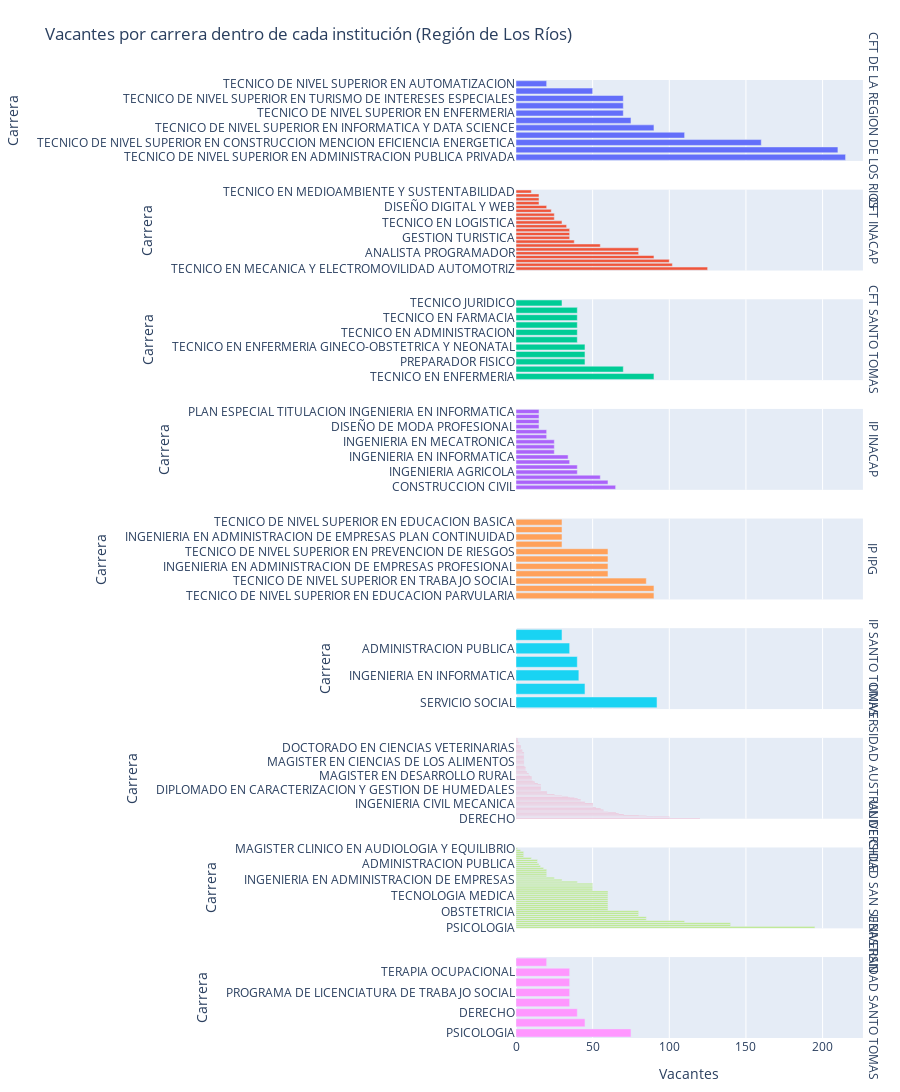

Notebook code cell kept with this figure:
### Markdown cell above
## Carreras por institución
Visualización facetada con todas las universidades/IES de la región y sus carreras ordenadas por vacantes.

### Code cell
carreras_por_ies = (
    los_rios.groupby(['nombre_ies', 'nombre_carrera'], as_index=False)
    .agg(vacantes_totales=('total_vacantes', 'sum'))
)
fig_carreras_por_ies = px.bar(
    carreras_por_ies.sort_values(['nombre_ies', 'vacantes_totales'], ascending=[True, False]),
    x='vacantes_totales',
    y='nombre_carrera',
    color='nombre_ies',
    orientation='h',
    facet_row='nombre_ies',
    title='Vacantes por carrera dentro de cada institución (Región de Los Ríos)',
    labels={'nombre_carrera': 'Carrera', 'vacantes_totales': 'Vacantes', 'nombre_ies': 'IES'}
)
fig_carreras_por_ies.update_layout(
    height=3200,
    showlegend=False,
    margin={'l': 120, 'r': 30, 't': 80, 'b': 50}
)
fig_carreras_por_ies.for_each_annotation(lambda a: a.update(text=a.text.split('=')[-1]))
fig_carreras_por_ies.update_yaxes(matches=None, automargin=True)
fig_carreras_por_ies

### Figure 1 — Plotly figure (JSON) as saved in the notebook; plotly's stock layout.template omitted (floating-point values rounded to 4 significant figures; data arrays with more than 128 entries replaced by an {"elided": "..."} marker saying what was removed)
{"data": [{"hovertemplate": "IES=CFT DE LA REGION DE LOS RIOS<br>Vacantes=%{x}<br>Carrera=%{y}<extra></extra>", "legendgroup": "CFT DE LA REGION DE LOS RIOS", "marker": {"color": "#636efa", "pattern": {"shape": ""}}, "name": "CFT DE LA REGION DE LOS RIOS", "orientation": "h", "showlegend": true, "textposition": "auto", "type": "bar", "x": [215, 210, 160, 110, 90, 75, 70, 70, 70, 50, 20], "xaxis": "x9", "y": ["TECNICO DE NIVEL SUPERIOR EN ADMINISTRACION PUBLICA PRIVADA", "TECNICO DE NIVEL SUPERIOR EN ELECTRICIDAD MENCION ENERGIAS RENOVABLES", "TECNICO DE NIVEL SUPERIOR EN CONSTRUCCION MENCION EFICIENCIA ENERGETICA", "TECNICO DE NIVEL SUPERIOR EN PODOLOGIA CLINICA", "TECNICO DE NIVEL SUPERIOR EN INFORMATICA Y DATA SCIENCE", "TECNICO DE NIVEL SUPERIOR EN AGROINDUSTRIA E INNOVACION ALIMENTARIA", "TECNICO DE NIVEL SUPERIOR EN ENFERMERIA", "TECNICO DE NIVEL SUPERIOR EN REFRIGERACION Y CLIMATIZACION", "TECNICO DE NIVEL SUPERIOR EN TURISMO DE INTERESES ESPECIALES", "TECNICO DE NIVEL SUPERIOR EN COMUNICACION AUDIOVISUAL", "TECNICO DE NIVEL SUPERIOR EN AUTOMATIZACION"], "yaxis": "y9"}, {"hovertemplate": "IES=CFT INACAP<br>Vacantes=%{x}<br>Carrera=%{y}<extra></extra>", "legendgroup": "CFT INACAP", "marker": {"color": "#EF553B", "pattern": {"shape": ""}}, "name": "CFT INACAP", "orientation": "h", "showlegend": true, "textposition": "auto", "type": "bar", "x": [125, 102, 100, 90, 80, 80, 55, 38, 35, 35, 35, 33, 30, 25, 25, 23, 20, 15, 15, 15, 10], "xaxis": "x8", "y": ["TECNICO EN MECANICA Y ELECTROMOVILIDAD AUTOMOTRIZ", "GASTRONOMIA", "ADMINISTRACION DE EMPRESAS", "TECNICO EN ENFERMERIA", "ANALISTA PROGRAMADOR", "TECNICO EN ELECTRICIDAD INDUSTRIAL", "TECNICO EN CONSTRUCCION", "TECNICO EN FARMACIA", "GESTION TURISTICA", "TECNICO AGRICOLA", "TECNICO EN PREVENCION DE RIESGOS Y GESTION DE EMERGENCIA", "HOTELERIA Y SERVICIOS", "TECNICO EN LOGISTICA", "PRODUCCION DE MODA Y TECNOLOGIA", "TECNICO EN TOPOGRAFIA Y GEOMATICA", "CONTABILIDAD GENERAL", "DISEÑO DIGITAL Y WEB", "TECNICO EN AUTOMATIZACION Y ROBOTICA", "TECNICO EN MANTENIMIENTO INDUSTRIAL", "TECNICO EN MECATRONICA", "TECNICO EN MEDIOAMBIENTE Y SUSTENTABILIDAD"], "yaxis": "y8"}, {"hovertemplate": "IES=CFT SANTO TOMAS<br>Vacantes=%{x}<br>Carrera=%{y}<extra></extra>", "legendgroup": "CFT SANTO TOMAS", "marker": {"color": "#00cc96", "pattern": {"shape": ""}}, "name": "CFT SANTO TOMAS", "orientation": "h", "showlegend": true, "textposition": "auto", "type": "bar", "x": [90, 70, 45, 45, 45, 40, 40, 40, 40, 40, 30], "xaxis": "x7", "y": ["TECNICO EN ENFERMERIA", "TECNICO EN EDUCACION PARVULARIA 1° Y 2° BASICO", "PREPARADOR FISICO", "TECNICO EN EDUCACION ESPECIAL", "TECNICO EN ENFERMERIA GINECO-OBSTETRICA Y NEONATAL", "LABORATORISTA DENTAL", "TECNICO EN ADMINISTRACION", "TECNICO EN ENFERMERIA Y PROCEDIMIENTOS DE APOYO A LA REHABILITACION", "TECNICO EN FARMACIA", "TECNICO EN LABORATORIO CLINICO BANCO DE SANGRE E IMAGENOLOGIA", "TECNICO JURIDICO"], "yaxis": "y7"}, {"hovertemplate": "IES=IP INACAP<br>Vacantes=%{x}<br>Carrera=%{y}<extra></extra>", "legendgroup": "IP INACAP", "marker": {"color": "#ab63fa", "pattern": {"shape": ""}}, "name": "IP INACAP", "orientation": "h", "showlegend": true, "textposition": "auto", "type": "bar", "x": [65, 60, 55, 40, 40, 35, 34, 25, 25, 25, 20, 20, 15, 15, 15, 15], "xaxis": "x6", "y": ["CONSTRUCCION CIVIL", "INGENIERIA EN ADMINISTRACION DE EMPRESAS", "INGENIERIA ELECTRICA", "INGENIERIA AGRICOLA", "INGENIERIA EN MECANICA Y ELECTROMOVILIDAD AUTOMOTRIZ", "ADMINISTRACION GASTRONOMICA", "INGENIERIA EN INFORMATICA", "INGENIERIA EN AUTOMATIZACION Y ROBOTICA", "INGENIERIA EN MANTENIMIENTO INDUSTRIAL", "INGENIERIA EN MECATRONICA", "DISEÑO DIGITAL PROFESIONAL", "INGENIERIA EN MEDIOAMBIENTE Y SUSTENTABILIDAD", "DISEÑO DE MODA PROFESIONAL", "INGENIERIA EN CONSTRUCCION", "INGENIERIA EN TELECOMUNICACIONES Y SERVICIOS DIGITALES", "PLAN ESPECIAL TITULACION INGENIERIA EN INFORMATICA"], "yaxis": "y6"}, {"hovertemplate": "IES=IP IPG<br>Vacantes=%{x}<br>Carrera=%{y}<extra></extra>", "legendgroup": "IP IPG", "marker": {"color": "#FFA15A", "pattern": {"shape": ""}}, "name": "IP IPG", "orientation": "h", "showlegend": true, "textposition": "auto", "type": "bar", "x": [90, 90, 85, 60, 60, 60, 60, 30, 30, 30, 30], "xaxis": "x5", "y": ["TECNICO DE NIVEL SUPERIOR EN EDUCACION PARVULARIA", "TECNICO EN ENFERMERIA DE NIVEL SUPERIOR", "TECNICO DE NIVEL SUPERIOR EN TRABAJO SOCIAL", "CONSTRUCCION CIVIL (PLAN CONTINUIDAD)", "INGENIERIA EN ADMINISTRACION DE EMPRESAS PROFESIONAL", "TECNICO DE NIVEL SUPERIOR EN EDUCACION DIFERENCIAL", "TECNICO DE NIVEL SUPERIOR EN PREVENCION DE RIESGOS", "INGENIERIA EN ADMINISTRACION DE EMPRESAS NIVEL PROFESIONAL PLAN CONTINUIDAD", "INGENIERIA EN ADMINISTRACION DE EMPRESAS PLAN CONTINUIDAD", "INGENIERIA EN INFORMATICA", "TECNICO DE NIVEL SUPERIOR EN EDUCACION BASICA"], "yaxis": "y5"}, {"hovertemplate": "IES=IP SANTO TOMAS<br>Vacantes=%{x}<br>Carrera=%{y}<extra></extra>", "legendgroup": "IP SANTO TOMAS", "marker": {"color": "#19d3f3", "pattern": {"shape": ""}}, "name": "IP SANTO TOMAS", "orientation": "h", "showlegend": true, "textposition": "auto", "type": "bar", "x": [92, 45, 41, 40, 35, 30], "xaxis": "x4", "y": ["SERVICIO SOCIAL", "INGENIERIA EN ADMINISTRACION DE EMPRESAS", "INGENIERIA EN INFORMATICA", "DISEÑO GRAFICO", "ADMINISTRACION PUBLICA", "TECNICO EN DISEÑO DE VIDEOJUEGOS"], "yaxis": "y4"}, {"hovertemplate": "IES=UNIVERSIDAD AUSTRAL DE CHILE<br>Vacantes=%{x}<br>Carrera=%{y}<extra></extra>", "legendgroup": "UNIVERSIDAD AUSTRAL DE CHILE", "marker": {"color": "#FF6692", "pattern": {"shape": ""}}, "name": "UNIVERSIDAD AUSTRAL DE CHILE", "orientation": "h", "showlegend": true, "textposition": "auto", "type": "bar", "x": {"elided": "154 int values"}, "xaxis": "x3", "y": {"elided": "154 str values"}, "yaxis": "y3"}, {"hovertemplate": "IES=UNIVERSIDAD SAN SEBASTIAN<br>Vacantes=%{x}<br>Carrera=%{y}<extra></extra>", "legendgroup": "UNIVERSIDAD SAN SEBASTIAN", "marker": {"color": "#B6E880", "pattern": {"shape": ""}}, "name": "UNIVERSIDAD SAN SEBASTIAN", "orientation": "h", "showlegend": true, "textposition": "auto", "type": "bar", "x": [195, 140, 140, 110, 85, 85, 80, 80, 80, 60, 60, 60, 60, 60, 60, 60, 60, 60, 60, 50, 50, 50, 50, 40, 30, 25, 20, 20, 20, 20, 18, 16, 15, 14, 14, 10, 5, 5, 5, 3, 1], "xaxis": "x2", "y": ["PSICOLOGIA", "DERECHO", "INGENIERIA COMERCIAL", "ENFERMERIA", "ODONTOLOGIA", "PEDAGOGIA EN EDUCACION DIFERENCIAL - PLAN DE PROSECUCION DE ESTUDIOS", "BACHILLERATO EN CIENCIAS DE LA SALUD", "KINESIOLOGIA", "OBSTETRICIA", "EDUCACION PARVULARIA, PLAN PROSECUCION DE ESTUDIOS", "FONOAUDIOLOGIA", "INGENIERIA CIVIL INDUSTRIAL", "INGENIERIA CIVIL INFORMATICA", "LICENCIATURA EN TRABAJO SOCIAL", "MEDICINA", "NUTRICION Y DIETETICA", "TECNOLOGIA MEDICA", "TERAPIA OCUPACIONAL", "TRABAJO SOCIAL", "ARQUITECTURA", "MAGISTER EN DIRECCION Y GESTION ESTRATEGICA EN SALUD", "POSTITULO EN PSICOLOGIA JURIDICA EN EL PROCEDIMIENTO DE FAMILIA Y DERECHOS DE LA INFANCIA", "QUIMICA Y FARMACIA", "MAGISTER DIRECCION Y GESTION ESTRATEGICA EN SALUD", "INGENIERIA EN ADMINISTRACION DE EMPRESAS", "DIPLOMADO EN VINCULACION CON EL MEDIO, TERRITORIO E INNOVACION", "MAGISTER EN DIRECCION GENERAL DE EMPRESAS (MBA)", "MAGISTER EN DIRECCION PUBLICA Y GOBIERNO", "MAGISTER EN GESTION DE PERSONAS Y EFECTIVIDAD ORGANIZACIONAL", "PROGRAMA DE FORMACION PEDAGOGICA PARA LICENCIADOS Y/O PROFESIONALES EN EL AREA DE MATEMATICA", "MAGISTER EN EDUCACION UNIVERSITARIA PARA CIENCIAS DE LA SALUD", "MAGISTER EN DIRECCION GENERAL DE EMPRESAS (MBA EXECUTIVE)", "ADMINISTRACION PUBLICA", "DIPLOMADO EN KINESIOLOGIA CARDIORRESPIRATORIA", "MAGISTER EN GESTION DE PERSONAS Y DESARROLLO ORGANIZACIONAL", "PROGRAMA DE FORMACION PEDAGOGICA PARA LICENCIADOS Y/O PROFESIONALES", "DOCTORADO EN FISICA TEORICA", "DOCTORADO EN PSICOLOGIA Y SALUD MENTAL", "LICENCIATURA EN EDUCACION", "POSTITULO DE ESPECIALIZACION EN MEDICINA DEL TRABAJO Y DEL AMBIENTE", "MAGISTER CLINICO EN AUDIOLOGIA Y EQUILIBRIO"], "yaxis": "y2"}, {"hovertemplate": "IES=UNIVERSIDAD SANTO TOMAS<br>Vacantes=%{x}<br>Carrera=%{y}<extra></extra>", "legendgroup": "UNIVERSIDAD SANTO TOMAS", "marker": {"color": "#FF97FF", "pattern": {"shape": ""}}, "name": "UNIVERSIDAD SANTO TOMAS", "orientation": "h", "showlegend": true, "textposition": "auto", "type": "bar", "x": [75, 45, 40, 35, 35, 35, 35, 20], "xaxis": "x", "y": ["PSICOLOGIA", "ENFERMERIA", "DERECHO", "KINESIOLOGIA", "PROGRAMA DE LICENCIATURA DE TRABAJO SOCIAL", "TECNOLOGIA MEDICA", "TERAPIA OCUPACIONAL", "DIPLOMADO EN SALUD INTEGRAL EN ADOLESCENTES"], "yaxis": "y"}], "layout": {"annotations": [{"font": {}, "showarrow": false, "text": "UNIVERSIDAD SANTO TOMAS", "textangle": 90, "x": 0.98, "xanchor": "left", "xref": "paper", "y": 0.04222, "yanchor": "middle", "yref": "paper"}, {"font": {}, "showarrow": false, "text": "UNIVERSIDAD SAN SEBASTIAN", "textangle": 90, "x": 0.98, "xanchor": "left", "xref": "paper", "y": 0.1567, "yanchor": "middle", "yref": "paper"}, {"font": {}, "showarrow": false, "text": "UNIVERSIDAD AUSTRAL DE CHILE", "textangle": 90, "x": 0.98, "xanchor": "left", "xref": "paper", "y": 0.2711, "yanchor": "middle", "yref": "paper"}, {"font": {}, "showarrow": false, "text": "IP SANTO TOMAS", "textangle": 90, "x": 0.98, "xanchor": "left", "xref": "paper", "y": 0.3856, "yanchor": "middle", "yref": "paper"}, {"font": {}, "showarrow": false, "text": "IP IPG", "textangle": 90, "x": 0.98, "xanchor": "left", "xref": "paper", "y": 0.5, "yanchor": "middle", "yref": "paper"}, {"font": {}, "showarrow": false, "text": "IP INACAP", "textangle": 90, "x": 0.98, "xanchor": "left", "xref": "paper", "y": 0.6144, "yanchor": "middle", "yref": "paper"}, {"font": {}, "showarrow": false, "text": "CFT SANTO TOMAS", "textangle": 90, "x": 0.98, "xanchor": "left", "xref": "paper", "y": 0.7289, "yanchor": "middle", "yref": "paper"}, {"font": {}, "showarrow": false, "text": "CFT INACAP", "textangle": 90, "x": 0.98, "xanchor": "left", "xref": "paper", "y": 0.8433, "yanchor": "middle", "yref": "paper"}, {"font": {}, "showarrow": false, "text": "CFT DE LA REGION DE LOS RIOS", "textangle": 90, "x": 0.98, "xanchor": "left", "xref": "paper", "y": 0.9578, "yanchor": "middle", "yref": "paper"}], "barmode": "relative", "height": 3200, "legend": {"title": {"text": "IES"}, "tracegroupgap": 0}, "margin": {"b": 50, "l": 120, "r": 30, "t": 80}, "showlegend": false, "title": {"text": "Vacantes por carrera dentro de cada institución (Región de Los Ríos)"}, "xaxis": {"anchor": "y", "domain": [0, 0.98], "title": {"text": "Vacantes"}}, "xaxis2": {"anchor": "y2", "domain": [0, 0.98], "matches": "x", "showticklabels": false}, "xaxis3": {"anchor": "y3", "domain": [0, 0.98], "matches": "x", "showticklabels": false}, "xaxis4": {"anchor": "y4", "domain": [0, 0.98], "matches": "x", "showticklabels": false}, "xaxis5": {"anchor": "y5", "domain": [0, 0.98], "matches": "x", "showticklabels": false}, "xaxis6": {"anchor": "y6", "domain": [0, 0.98], "matches": "x", "showticklabels": false}, "xaxis7": {"anchor": "y7", "domain": [0, 0.98], "matches": "x", "showticklabels": false}, "xaxis8": {"anchor": "y8", "domain": [0, 0.98], "matches": "x", "showticklabels": false}, "xaxis9": {"anchor": "y9", "domain": [0, 0.98], "matches": "x", "showticklabels": false}, "yaxis": {"anchor": "x", "automargin": true, "domain": [0, 0.08444], "title": {"text": "Carrera"}}, "yaxis2": {"anchor": "x2", "automargin": true, "domain": [0.1144, 0.1989], "title": {"text": "Carrera"}}, "yaxis3": {"anchor": "x3", "automargin": true, "domain": [0.2289, 0.3133], "title": {"text": "Carrera"}}, "yaxis4": {"anchor": "x4", "automargin": true, "domain": [0.3433, 0.4278], "title": {"text": "Carrera"}}, "yaxis5": {"anchor": "x5", "automargin": true, "domain": [0.4578, 0.5422], "title": {"text": "Carrera"}}, "yaxis6": {"anchor": "x6", "automargin": true, "domain": [0.5722, 0.6567], "title": {"text": "Carrera"}}, "yaxis7": {"anchor": "x7", "automargin": true, "domain": [0.6867, 0.7711], "title": {"text": "Carrera"}}, "yaxis8": {"anchor": "x8", "automargin": true, "domain": [0.8011, 0.8856], "title": {"text": "Carrera"}}, "yaxis9": {"anchor": "x9", "automargin": true, "domain": [0.9156, 1], "title": {"text": "Carrera"}}}}
